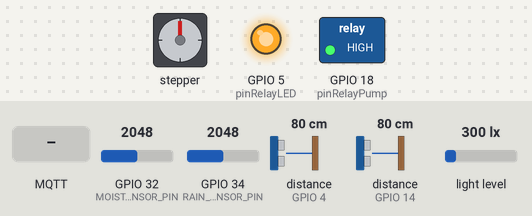
Bench run of a sketch on a simulated ESP32. Shown: stepper motor, switched loads named in the sketch (green lamp = pin HIGH), output pins drawn as LEDs (lit = HIGH). Wiring (inferred from the names in the program): 2 × ultrasonic range finder: trigger GPIO 2, echo GPIO 4 / trigger GPIO 13, echo GPIO 14; stepper motor driver (200 steps per turn assumed): step GPIO 16; direction GPIO 17; enable GPIO 23. The test bench sets the inputs (shaded band); at power-on: distance to the obstacle (sensors on GPIO 4, GPIO 14) 80 cm, GPIO 32 (MOIST_SENSOR_PIN) = 2048, GPIO 34 (RAIN_SENSOR_PIN) = 2048, light level 300 lx. The echo pulse lasts 58.3 µs per cm; WiFi joins after 1.5 s; servers stay silent unless stated; random numbers use the default seed unless the sketch sets one; no MQTT or app messages arrive unless stated; pins used as bus, display or sensor lines are not drawn; what the sketch prints to the serial monitor is not drawn.

Above: at 2.7 s.
2.8 s: MQTT message "true" arrives on the second subscribed topic
At 3.25 s:
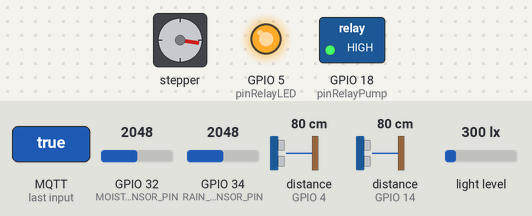
At 3.85 s:
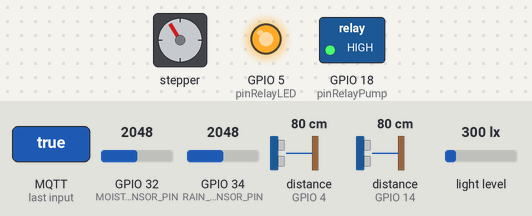
6.3 s: distance to the obstacle (sensor on GPIO 4) set to 2 cm
9.8 s: distance to the obstacle (sensor on GPIO 14) set to 2 cm
17.9 s: MQTT message "true" arrives on the third subscribed topic
At 21.2 s:
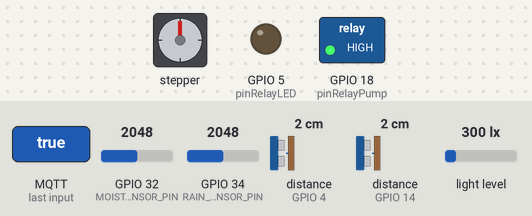
21.4 s: MQTT message "false" arrives on the second subscribed topic
At 21.55 s:
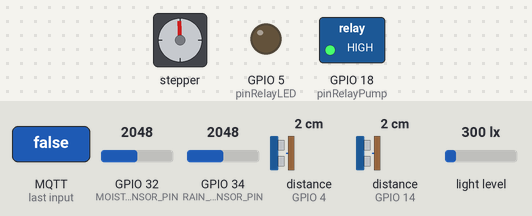
24.9 s: MQTT message "21C2_N14/pump_pub" arrives on the first subscribed topic
Timing chart, 0 to 30.2 s (numbered marks = the images above; inputs shaded):
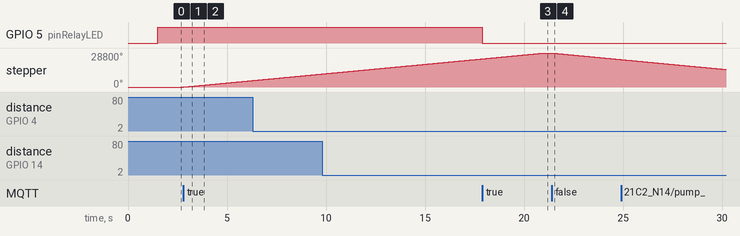

The sketch:

arduino_code.ino
```cpp
#include <WiFi.h>
#include <PubSubClient.h>
#include <ArduinoJson.h>
#include <HTTPClient.h>
#include <cstring>
#include <Arduino.h>
#include <DHT.h>
#include <Wire.h>
#include <BH1750.h>

BH1750 lightMeter;

const char* ssid = "HoanBao.Co";
const char* password = "1277212016";
const char* mqttServer = "test.mosquitto.org";
int port = 1883;
const char* event_name = "push_notification_2";
const char* ifttt_key = "h3TN_h-W-AGqUTDJgwj2CTvRx08zgProKvCW9VG-PL2";
WiFiClient wifiClient;
PubSubClient mqttClient(wifiClient);

const int pinRelayPump = 18;
const int trigPin1 = 2;
const int echoPin1 = 4;
const int trigPin2 = 13;
const int echoPin2 = 14;
const int RAIN_SENSOR_PIN = 34;
const int MOIST_SENSOR_PIN = 32;
const int pinRelayLED = 5;
// Step motor
const int stepPin = 16;
const int dirPin = 17;
const int enPin = 23;

void wifiConnect() {
  WiFi.begin(ssid, password);
  while (WiFi.status() != WL_CONNECTED) {
    delay(500);
    Serial.print(".");
  }
  Serial.println(" Connected!");
}

void mqttConnect() {
  while(!mqttClient.connected()) {
    Serial.println("Attemping MQTT connection...");
    String clientId = "ESP32Client-";
    clientId += String(random(0xffff), HEX);
    if(mqttClient.connect(clientId.c_str())) {
      Serial.println("connected");
      mqttClient.subscribe("21C2_N14/pump_pub");
      mqttClient.subscribe("21C2_N14/servo_pub");
      mqttClient.subscribe("21C2_N14/led_pub");
    }
    else {
      Serial.println("try again in 5 seconds");
      delay(5000);
    }
  }
}

// -----PUBLISH FUNCTIONS-----
void publishBool(String pub, String field, bool value) {
  // Create json object with values
  DynamicJsonDocument jsonDoc(200);
  jsonDoc[field] = value;

  // Stringify
  String jsonString;
  serializeJson(jsonDoc, jsonString);

  // Publish
  mqttClient.publish(pub.c_str(), jsonString.c_str());
}

void publishSensorData(float humid, float rain, float light, bool ultra) {
  // Create json object with values
  DynamicJsonDocument jsonDoc(200);
  jsonDoc["humid"] = humid;
  jsonDoc["rain"] = rain;
  jsonDoc["light"] = light;
  jsonDoc["ultra"] = ultra;

  // Stringify
  String jsonString;
  serializeJson(jsonDoc, jsonString);

  // Publish
  mqttClient.publish("21C2_N14/device", jsonString.c_str());
}
// -----END OF PUBLISH FUNCTIONS-----

bool isPumping = false;

// Stepper Motor State Variables
long stepsRemaining = 0;              // Tracks how many pin toggles are left
unsigned long lastStepMicros = 0;     // Tracks the last time the pin was toggled
bool stepPinState = LOW;              // Current state of the step pin
const unsigned long stepInterval = 500; // 500 microseconds between toggles

void callback(char* topic, byte* message, unsigned int length) {
  String strMsg;
  for(int i=0; i<length; i++) {
    strMsg += (char)message[i];
  }

  if(strcmp(topic, "21C2_N14/pump_pub") == 0){
    // Format: "[bool],[time]"
    // Extract status, time
    int commaIndex = strMsg.indexOf(',');
    String statusStr = strMsg.substring(0, commaIndex);
    String timeStr = strMsg.substring(commaIndex + 1);
    if (!timeStr) {
      timeStr = "10";
    }
    int timeValue = timeStr.toInt();

    if (statusStr == "true") {
      startPump(timeValue);
    }
    else if (statusStr == "false") {
      digitalWrite(pinRelayPump, HIGH); // Stop the pump
      isPumping = false;
    }
    else {
      Serial.println("Error at pump");
    }
  }

  else if (strcmp(topic, "21C2_N14/servo_pub") == 0) {
    const int rounds = 80;
    long totalToggles = 200 * rounds * 2; // 2 toggles (HIGH then LOW) per step

    if (strMsg == "true") {
      digitalWrite(dirPin, HIGH); // Counter-clockwise
      stepsRemaining = totalToggles;
    }
    else if (strMsg == "false") {
      digitalWrite(dirPin, LOW); // Clockwise
      stepsRemaining = totalToggles;
    }
    else {
      Serial.println("Error at servo");
    }
  }

  else if (strcmp(topic, "21C2_N14/led_pub") == 0) {
    if (strMsg == "true") {
      digitalWrite(pinRelayLED, LOW);
    }
    else if (strMsg == "false") {
      digitalWrite(pinRelayLED, HIGH);
    }
    else {
      Serial.println("Error at LED");
    }
  }
}

unsigned long pumpStartTime;
unsigned long pumpDurationMillis;

void startPump(int duration){
  // If auto-checking period is smaller than pumping time, do nothing
  if (!isPumping) {
    digitalWrite(pinRelayPump, LOW); // Start the pump
    isPumping = true;
    pumpStartTime = millis();
    pumpDurationMillis = (unsigned long)duration * 1000;
  }
}

// -----READ SENSOR FUNCTIONS-----
float readHumidity() {
  float floatMoisture = 100 - (analogRead(MOIST_SENSOR_PIN) / 4095.0 * 100);
  int intMoisture = static_cast<int>(round(floatMoisture));
  return intMoisture;
}

float readRainSensor() {
  float floatRain = 100 - (analogRead(RAIN_SENSOR_PIN) / 4095.0 * 100);
  int intRain = static_cast<int>(round(floatRain));
  return intRain;
}

float readLightSensor() {
	float lux = 0;
  if (lightMeter.measurementReady()) {
    lux = round(lightMeter.readLightLevel() / 4);
    if (lux > 100) {
      lux = 100;
    }
  }
  return lux;
}

bool readUltrasonicDistance() {
  digitalWrite(trigPin1, LOW);
  delayMicroseconds(2);
  digitalWrite(trigPin1, HIGH);
  delayMicroseconds(10);
  digitalWrite(trigPin1, LOW);
  long duration1 = pulseIn(echoPin1, HIGH);
  int distance1 = duration1 * 0.034 / 2;

  digitalWrite(trigPin2, LOW);
  delayMicroseconds(2);
  digitalWrite(trigPin2, HIGH);
  delayMicroseconds(10);
  digitalWrite(trigPin2, LOW);
  long duration2 = pulseIn(echoPin2, HIGH);
  int distance2 = duration2 * 0.034 / 2;

  if(distance1 <= 20 || distance2 <= 20){
    return true;
  }
  return false;
}
// -----END OF READ SENSOR FUNCTIONS-----

void setup() {
  Serial.begin(9600);
  Serial.print("Connecting to WiFi");

  wifiConnect();
  mqttClient.setServer(mqttServer, port);
  mqttClient.setCallback(callback);
  mqttClient.setKeepAlive( 90 );
	Wire.begin();

  lightMeter.begin(BH1750::CONTINUOUS_HIGH_RES_MODE);

  pinMode(trigPin1, OUTPUT);
  pinMode(echoPin1, INPUT);
  pinMode(trigPin2, OUTPUT);
  pinMode(echoPin2, INPUT);
  pinMode(RAIN_SENSOR_PIN, INPUT);
  pinMode(MOIST_SENSOR_PIN, INPUT);
  pinMode(pinRelayPump, OUTPUT);
  pinMode(pinRelayLED, OUTPUT);

  digitalWrite(pinRelayPump, HIGH);
  digitalWrite(pinRelayLED, HIGH);

  // Step motor setup
  pinMode(stepPin, OUTPUT);
  pinMode(dirPin, OUTPUT);

  pinMode(enPin, OUTPUT);
  // Enable the step motor
  digitalWrite(enPin, LOW);
}

unsigned long lastReadTime = 0;
const unsigned long readInterval = 3000;
const unsigned long publishInterval = 5000;
unsigned long lastPublishTime = 0;

bool ultras = false;
float humid = 0, rain = 0, light = 0;

void loop() {
  if (!mqttClient.connected()) {
    mqttConnect();
  }
  mqttClient.loop();

  unsigned long currentTime = millis();
  unsigned long currentMicros = micros();

  // --- NON-BLOCKING STEP MOTOR ROUTINE ---
  if (stepsRemaining > 0) {
    if (currentMicros - lastStepMicros >= stepInterval) {
      lastStepMicros = currentMicros;
      stepPinState = !stepPinState;       // Toggle the state (HIGH/LOW)
      digitalWrite(stepPin, stepPinState);
      stepsRemaining--;                   // Count down the toggles
    }
  }

  // Check if it's time to read the sensor data
  if (currentTime - lastReadTime >= readInterval) {
    ultras = readUltrasonicDistance();
    humid = readHumidity();
    rain = readRainSensor();
    light = readLightSensor();

    lastReadTime = currentTime;
  }

  // Check if it's time to publish the sensor data
  if (currentTime - lastPublishTime >= publishInterval) {
    publishSensorData(humid, rain, light, ultras);

    lastPublishTime = currentTime;
  }

  // Check if it's time to stop pumping
  if (isPumping && millis() - pumpStartTime >= pumpDurationMillis) {
    digitalWrite(pinRelayPump, HIGH); // Stop the pump
    isPumping = false;
    publishBool("21C2_N14/pump_sub", "pump", false);
  }
}
```

Measured:
- after the input at 2.8 s, stepper: keeps turning clockwise at about 1575°/s, starting at once
- after the input at 17.9 s, GPIO 5 (pinRelayLED): HIGH → LOW at once
- after the input at 21.4 s, stepper: keeps turning counter-clockwise at about 1584°/s, starting at once
